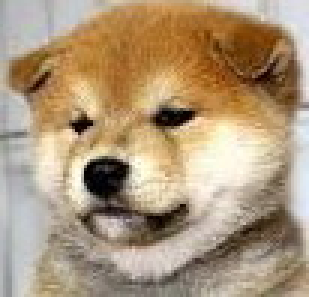
#> input picture 1-1/CB1501007/Computer and Programming Entry/Python 2023 실습코드/7400 GUI - Image Processing/3200 - 이미지 응용 1-(a)/dungdog.jpg, 103 x 99 px (shown 3 times larger)
$ python 'Image Apply - 360 Paste-images.py'
#> lines starting #> are read from the running program, lines starting #| are printed output that depends on the picture

from PIL import Image
til = Image.new("RGB",(500,500), (100, 30, 220))
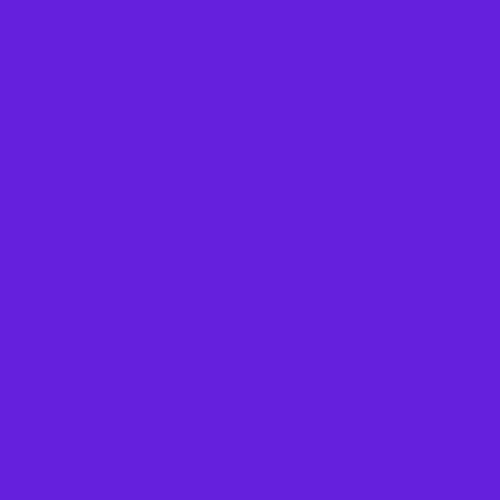
#> til: PIL image 500x500 RGB; mean R, G, B 100, 30, 220
im = Image.open("dungdog.jpg") #25x25
#> im is the input picture: PIL image 103x99 RGB; mean R, G, B 173.5, 151.1, 122.5
im2 = Image.open("dungdog2.jpg")
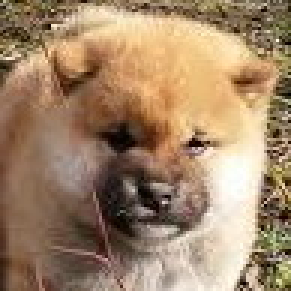
#> input picture 1-1/CB1501007/Computer and Programming Entry/Python 2023 실습코드/7400 GUI - Image Processing/3200 - 이미지 응용 1-(a)/dungdog2.jpg, 97 x 97 px (shown 3 times larger)
#> im2 is the input picture: PIL image 97x97 RGB; mean R, G, B 161.2, 133.2, 104.8
im3 = im2.rotate( 45, expand=1)
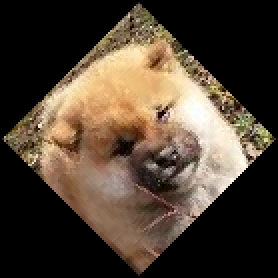
#> im3: PIL image 139x139 RGB (shown 2 times larger); mean R, G, B 78.4, 64.8, 51
til.paste(im, (0,0))
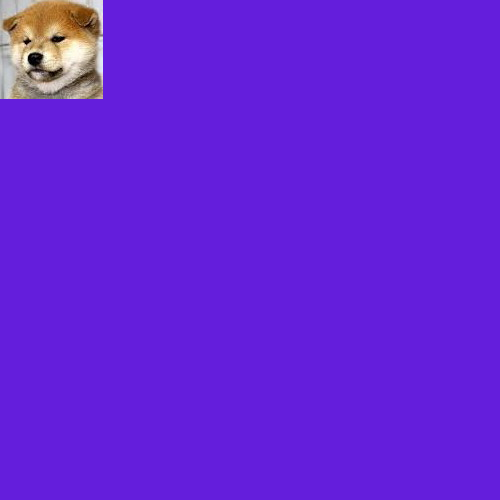
#> til: PIL image 500x500 RGB; mean R, G, B 103, 34.9, 216
til.paste(im, (100,345))
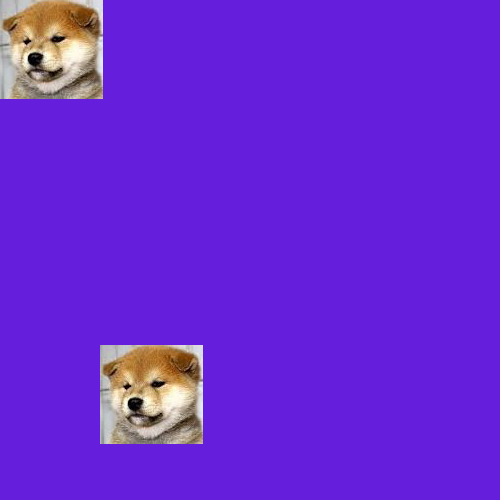
#> til: PIL image 500x500 RGB; mean R, G, B 106, 39.9, 212
til.paste(im,(0,150))
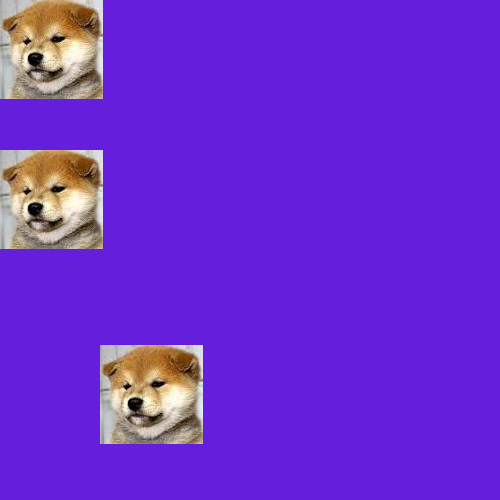
#> til: PIL image 500x500 RGB; mean R, G, B 109, 44.8, 208.1
til.paste(im3,(230,123))
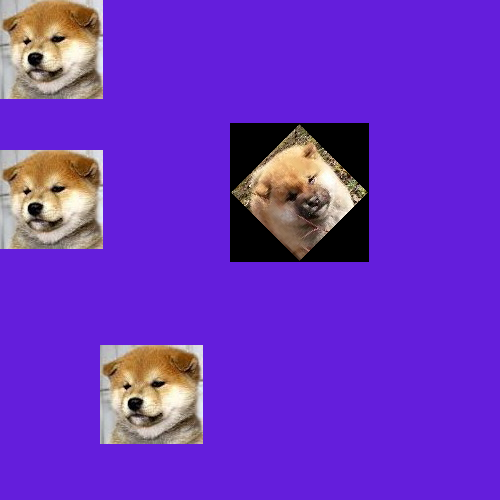
#> til: PIL image 500x500 RGB; mean R, G, B 107.3, 47.5, 195
til.show()
